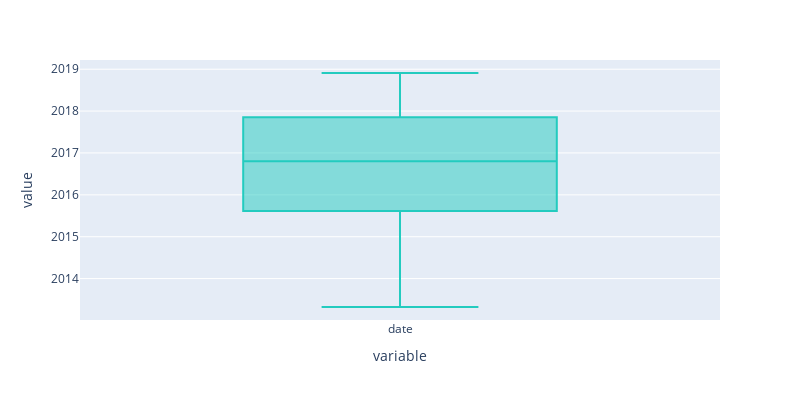

Source (notebook cell):
### Code cell
fig = px.box(clean_df['date'],height = 400, width = 800,
            color_discrete_sequence=['#23CBBF'])
fig.show()

### Figure 1 — Plotly figure (JSON) as saved in the notebook; plotly's stock layout.template omitted (floating-point values rounded to 4 significant figures; data arrays with more than 128 entries replaced by an {"elided": "..."} marker saying what was removed)
{"data": [{"alignmentgroup": "True", "hovertemplate": "variable=%{x}<br>value=%{y}<extra></extra>", "legendgroup": "", "marker": {"color": "#23CBBF"}, "name": "", "notched": false, "offsetgroup": "", "orientation": "v", "showlegend": false, "type": "box", "x": {"elided": "12329 str values"}, "x0": " ", "xaxis": "x", "y": {"elided": "12329 str values"}, "y0": " ", "yaxis": "y"}], "layout": {"boxmode": "group", "height": 400, "legend": {"tracegroupgap": 0}, "margin": {"t": 60}, "width": 800, "xaxis": {"anchor": "y", "domain": [0, 1], "title": {"text": "variable"}}, "yaxis": {"anchor": "x", "domain": [0, 1], "title": {"text": "value"}}}}
